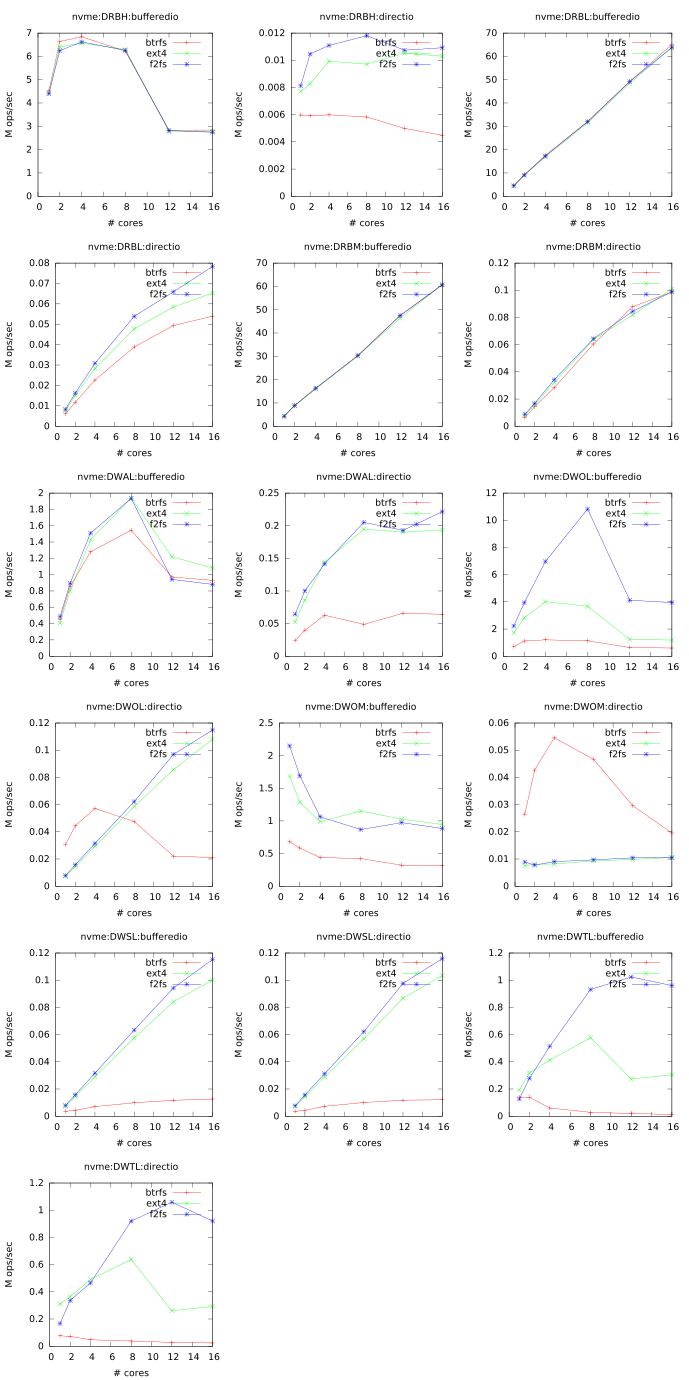

Reproduce this figure in gnuplot.
# LOG_FILE = logs/2017-04-06-13-10-57.102897/fxmark.log
# CORE_PER_CHIP = 8
# SMT_LEVEL = 2
# MODEL_NAME = Intel(R) Xeon(R) CPU E5-2630 v3 @ 2.40GHz
# DIRECTIO = bufferedio,directio
# CORE_SEQ = 0,1,2,3,4,5,6,7,8,9,10,11,12,13,14,15,16,17,18,19,20,21,22,23,24,25,26,27,28,29,30,31
# NCORES = 1,2,4,8,12,16
# DISK_SIZE = 64G
# FS_TYPES = ext4,btrfs,f2fs
# NUM_TEST_CONF = 288
# PHYSICAL_CHIPS = 2
# BENCH_TYPES = DWAL,DWOL,DWOM,DWSL,DWTL,DRBH,DRBM,DRBL
# MEDIA_TYPES = ssd,hdd,ramdisk,nvme,mem
# DURATION = 2s
# SYSTEM = Linux perf 4.11.0-rc3+ #116 SMP Mon Mar 27 10:47:58 PDT 2017 x86_64 x86_64 x86_64 GNU/Linux

set term pdfcairo size 6.8999999999999995in,13.799999999999999in font ',10'
set_out='set output "`if test -z $OUT; then echo sc.pdf; else echo $OUT; fi`"'
eval set_out
set multiplot layout 6,3

set title 'nvme:DRBH:bufferedio'
set xlabel '# cores'
set ylabel 'M ops/sec'
plot [0:][0:] 'nvme:btrfs:DRBH:bufferedio.dat' using 1:2 title 'btrfs' with lp ps 0.5, 'nvme:ext4:DRBH:bufferedio.dat' using 1:2 title 'ext4' with lp ps 0.5, 'nvme:f2fs:DRBH:bufferedio.dat' using 1:2 title 'f2fs' with lp ps 0.5

set title 'nvme:DRBH:directio'
set xlabel '# cores'
set ylabel 'M ops/sec'
plot [0:][0:] 'nvme:btrfs:DRBH:directio.dat' using 1:2 title 'btrfs' with lp ps 0.5, 'nvme:ext4:DRBH:directio.dat' using 1:2 title 'ext4' with lp ps 0.5, 'nvme:f2fs:DRBH:directio.dat' using 1:2 title 'f2fs' with lp ps 0.5

set title 'nvme:DRBL:bufferedio'
set xlabel '# cores'
set ylabel 'M ops/sec'
plot [0:][0:] 'nvme:btrfs:DRBL:bufferedio.dat' using 1:2 title 'btrfs' with lp ps 0.5, 'nvme:ext4:DRBL:bufferedio.dat' using 1:2 title 'ext4' with lp ps 0.5, 'nvme:f2fs:DRBL:bufferedio.dat' using 1:2 title 'f2fs' with lp ps 0.5

set title 'nvme:DRBL:directio'
set xlabel '# cores'
set ylabel 'M ops/sec'
plot [0:][0:] 'nvme:btrfs:DRBL:directio.dat' using 1:2 title 'btrfs' with lp ps 0.5, 'nvme:ext4:DRBL:directio.dat' using 1:2 title 'ext4' with lp ps 0.5, 'nvme:f2fs:DRBL:directio.dat' using 1:2 title 'f2fs' with lp ps 0.5

set title 'nvme:DRBM:bufferedio'
set xlabel '# cores'
set ylabel 'M ops/sec'
plot [0:][0:] 'nvme:btrfs:DRBM:bufferedio.dat' using 1:2 title 'btrfs' with lp ps 0.5, 'nvme:ext4:DRBM:bufferedio.dat' using 1:2 title 'ext4' with lp ps 0.5, 'nvme:f2fs:DRBM:bufferedio.dat' using 1:2 title 'f2fs' with lp ps 0.5

set title 'nvme:DRBM:directio'
set xlabel '# cores'
set ylabel 'M ops/sec'
plot [0:][0:] 'nvme:btrfs:DRBM:directio.dat' using 1:2 title 'btrfs' with lp ps 0.5, 'nvme:ext4:DRBM:directio.dat' using 1:2 title 'ext4' with lp ps 0.5, 'nvme:f2fs:DRBM:directio.dat' using 1:2 title 'f2fs' with lp ps 0.5

set title 'nvme:DWAL:bufferedio'
set xlabel '# cores'
set ylabel 'M ops/sec'
plot [0:][0:] 'nvme:btrfs:DWAL:bufferedio.dat' using 1:2 title 'btrfs' with lp ps 0.5, 'nvme:ext4:DWAL:bufferedio.dat' using 1:2 title 'ext4' with lp ps 0.5, 'nvme:f2fs:DWAL:bufferedio.dat' using 1:2 title 'f2fs' with lp ps 0.5

set title 'nvme:DWAL:directio'
set xlabel '# cores'
set ylabel 'M ops/sec'
plot [0:][0:] 'nvme:btrfs:DWAL:directio.dat' using 1:2 title 'btrfs' with lp ps 0.5, 'nvme:ext4:DWAL:directio.dat' using 1:2 title 'ext4' with lp ps 0.5, 'nvme:f2fs:DWAL:directio.dat' using 1:2 title 'f2fs' with lp ps 0.5

set title 'nvme:DWOL:bufferedio'
set xlabel '# cores'
set ylabel 'M ops/sec'
plot [0:][0:] 'nvme:btrfs:DWOL:bufferedio.dat' using 1:2 title 'btrfs' with lp ps 0.5, 'nvme:ext4:DWOL:bufferedio.dat' using 1:2 title 'ext4' with lp ps 0.5, 'nvme:f2fs:DWOL:bufferedio.dat' using 1:2 title 'f2fs' with lp ps 0.5

set title 'nvme:DWOL:directio'
set xlabel '# cores'
set ylabel 'M ops/sec'
plot [0:][0:] 'nvme:btrfs:DWOL:directio.dat' using 1:2 title 'btrfs' with lp ps 0.5, 'nvme:ext4:DWOL:directio.dat' using 1:2 title 'ext4' with lp ps 0.5, 'nvme:f2fs:DWOL:directio.dat' using 1:2 title 'f2fs' with lp ps 0.5

set title 'nvme:DWOM:bufferedio'
set xlabel '# cores'
set ylabel 'M ops/sec'
plot [0:][0:] 'nvme:btrfs:DWOM:bufferedio.dat' using 1:2 title 'btrfs' with lp ps 0.5, 'nvme:ext4:DWOM:bufferedio.dat' using 1:2 title 'ext4' with lp ps 0.5, 'nvme:f2fs:DWOM:bufferedio.dat' using 1:2 title 'f2fs' with lp ps 0.5

set title 'nvme:DWOM:directio'
set xlabel '# cores'
set ylabel 'M ops/sec'
plot [0:][0:] 'nvme:btrfs:DWOM:directio.dat' using 1:2 title 'btrfs' with lp ps 0.5, 'nvme:ext4:DWOM:directio.dat' using 1:2 title 'ext4' with lp ps 0.5, 'nvme:f2fs:DWOM:directio.dat' using 1:2 title 'f2fs' with lp ps 0.5

set title 'nvme:DWSL:bufferedio'
set xlabel '# cores'
set ylabel 'M ops/sec'
plot [0:][0:] 'nvme:btrfs:DWSL:bufferedio.dat' using 1:2 title 'btrfs' with lp ps 0.5, 'nvme:ext4:DWSL:bufferedio.dat' using 1:2 title 'ext4' with lp ps 0.5, 'nvme:f2fs:DWSL:bufferedio.dat' using 1:2 title 'f2fs' with lp ps 0.5

set title 'nvme:DWSL:directio'
set xlabel '# cores'
set ylabel 'M ops/sec'
plot [0:][0:] 'nvme:btrfs:DWSL:directio.dat' using 1:2 title 'btrfs' with lp ps 0.5, 'nvme:ext4:DWSL:directio.dat' using 1:2 title 'ext4' with lp ps 0.5, 'nvme:f2fs:DWSL:directio.dat' using 1:2 title 'f2fs' with lp ps 0.5

set title 'nvme:DWTL:bufferedio'
set xlabel '# cores'
set ylabel 'M ops/sec'
plot [0:][0:] 'nvme:btrfs:DWTL:bufferedio.dat' using 1:2 title 'btrfs' with lp ps 0.5, 'nvme:ext4:DWTL:bufferedio.dat' using 1:2 title 'ext4' with lp ps 0.5, 'nvme:f2fs:DWTL:bufferedio.dat' using 1:2 title 'f2fs' with lp ps 0.5

set title 'nvme:DWTL:directio'
set xlabel '# cores'
set ylabel 'M ops/sec'
plot [0:][0:] 'nvme:btrfs:DWTL:directio.dat' using 1:2 title 'btrfs' with lp ps 0.5, 'nvme:ext4:DWTL:directio.dat' using 1:2 title 'ext4' with lp ps 0.5, 'nvme:f2fs:DWTL:directio.dat' using 1:2 title 'f2fs' with lp ps 0.5

unset multiplot
set output
